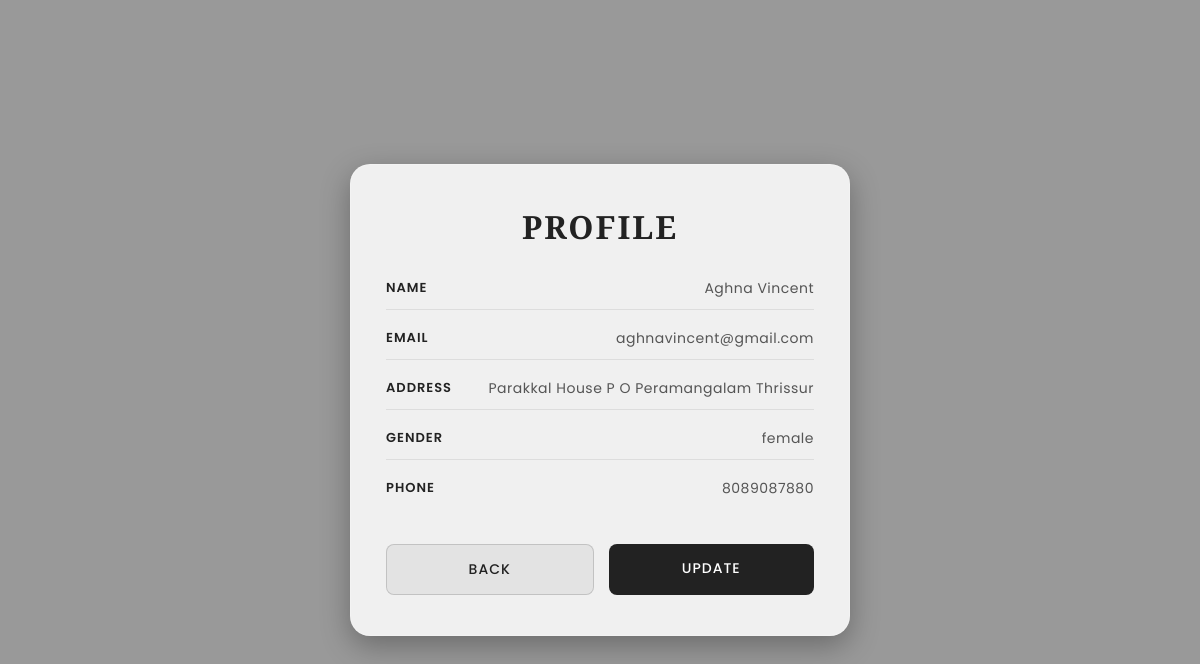
Page /Profile/ (signed in) on the committed database.
### specksapp/models.py (models this page shows)
class Register(models.Model):
    name = models.CharField(max_length=25,null=True,blank=True)
    address = models.CharField(max_length=50,null=True,blank=True)
    Gender_choices =[
        ('M','male'),
        ('F','female'),
        ('O','other')
    ]
    gender = models.CharField(max_length=8,choices=Gender_choices,null=True,blank=True)
    phone = models.IntegerField(null=True,blank=True)
    email = models.EmailField(max_length=100,unique=True)
    password = models.CharField(max_length=25,null=True,blank=True)
    image = models.FileField(upload_to='images/',null=True,blank=True)

### specksapp/views.py (the view)
# urls.py: path('Profile/',views.profile,name='Profile'),
def profile(request):
    if 'email' in request.session:
        email=request.session.get('email')
        user=models.Register.objects.get(email=email)
        return render(request,'profile.html',{'user':user})
    return redirect('Login')

### specksapp/templates/Profile.html (shortened to what this page needs)
<!DOCTYPE html>
<html lang="en">
<head>
</head>
<body>
    <div class="profile-card">
        <h2>Profile</h2>
        <div class="info">
            <p><span class="label">Name</span> <span class="value">{{ user.name }}</span></p>
            <p><span class="label">Email</span> <span class="value">{{ user.email }}</span></p>
            <p><span class="label">Address</span> <span class="value">{{ user.address }}</span></p>
            <p><span class="label">Gender</span> <span class="value">{{ user.gender }}</span></p>
            <p><span class="label">Phone</span> <span class="value">{{ user.phone }}</span></p>
        </div>
        <div class="btn-container">
            <a href="/home/" class="btn btn-back">Back</a>
            <a href="{% url 'editprofile' %}" class="btn btn-update">Update</a>
        </div>
    </div>
</body>
</html>

### specksapp/templates/Profile.html (style rules this page uses)
* { box-sizing: border-box; margin: 0; padding: 0; }
body { font-family: 'Poppins', sans-serif; background: linear-gradient(rgba(0, 0, 0, 0.4), rgba(0, 0, 0, 0.4)), url('https://images.unsplash.com/photo-1558769132-cb1aea458c5e?q=80&w=1974&auto=format&fit=crop') no-repeat center center fixed; background-size: cover; min-height: 100vh; display: flex; justify-content: center; align-items: center; padding: 40px 20px; }
.profile-card { background: rgba(255, 255, 255, 0.85); backdrop-filter: blur(10px); -webkit-backdrop-filter: blur(10px); padding: 40px 35px; width: 100%; max-width: 500px; border-radius: 20px; box-shadow: 0 10px 30px rgba(0, 0, 0, 0.3); border: 1px solid rgba(255, 255, 255, 0.2); text-align: center; }
h2 { font-family: 'Playfair Display', serif; text-align: center; color: #222; margin-top: 0; margin-bottom: 30px; font-size: 2rem; letter-spacing: 2px; text-transform: uppercase; }
.info { text-align: left; margin-bottom: 35px; }
.info p { color: #444; font-size: 14px; margin-bottom: 18px; padding-bottom: 10px; border-bottom: 1px solid rgba(0, 0, 0, 0.08); display: flex; justify-content: space-between; align-items: flex-start; letter-spacing: 0.5px; }
.info p:last-child { border-bottom: none; margin-bottom: 0; }
.label { color: #222; font-weight: 600; min-width: 100px; text-transform: uppercase; font-size: 13px; letter-spacing: 1px; }
.value { text-align: right; word-break: break-word; flex: 1; color: #555; font-weight: 400; }
.btn-container { display: flex; gap: 15px; margin-top: 15px; }
.btn { flex: 1; padding: 14px; border-radius: 8px; font-family: 'Poppins', sans-serif; font-size: 14px; font-weight: 500; text-decoration: none; letter-spacing: 1px; text-transform: uppercase; transition: all 0.3s ease; display: inline-block; text-align: center; cursor: pointer; }
.btn-update { background: #222; color: #fff; border: none; }
.btn-back { background: rgba(0, 0, 0, 0.05); color: #222; border: 1px solid rgba(0, 0, 0, 0.15); }

### rows in the picture
Register: name "Aghna Vincent", email "aghnavincent@gmail.com", address "Parakkal House P O Peramangalam Thrissur", gender "female", phone "8089087880"
